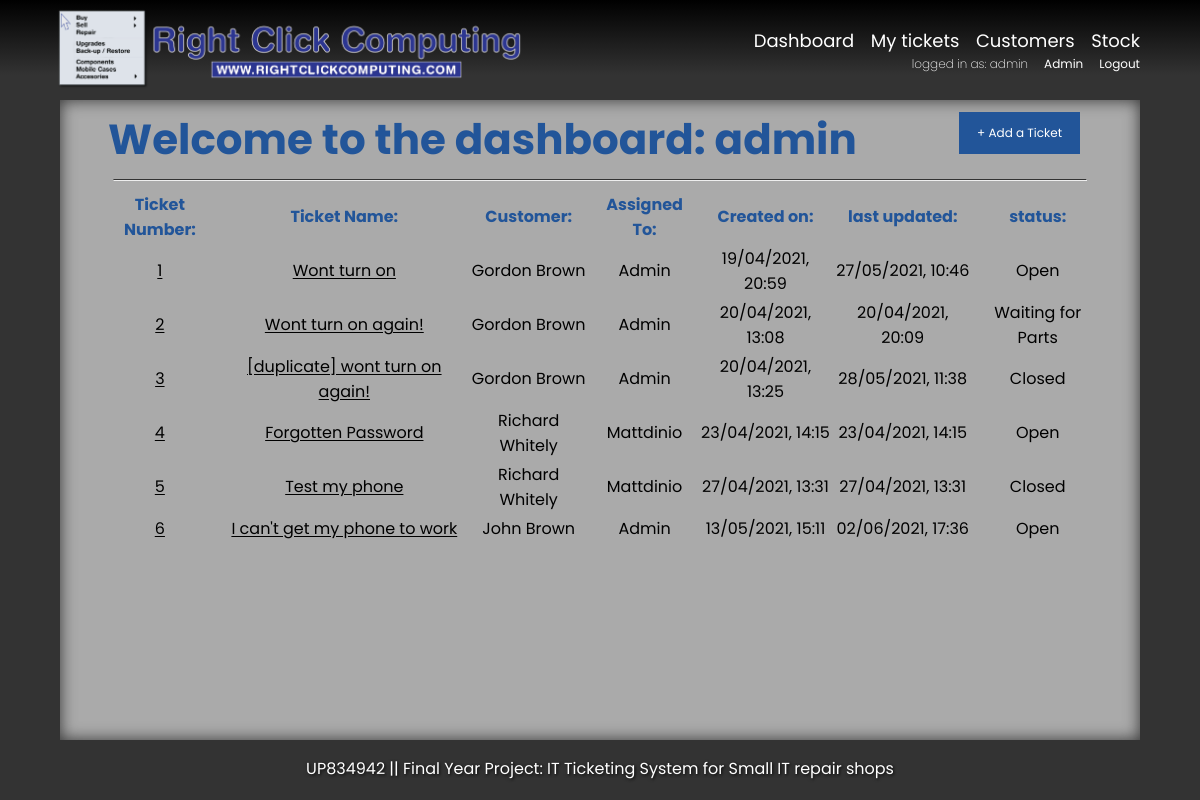
The page /dashboard/ (signed in) on the database its author committed.
### ticketingsystem/models.py (models this page shows, shortened)
class Ticket(models.Model):
    TICKET_STATUS = [('Open', 'Open'), ('Waiting on Customer', 'Waiting on Customer'), ('Waiting for Parts', 'Waiting for Parts'), ('Closed', 'Closed')]
    DEVICE_TYPES = [('Mobile Phone', 'Mobile Phone'), ('Laptop', 'Laptop'), ('Desktop', 'Desktop'), ('Games Console', 'Games Console'), ('Tablet', 'Tablet'), ('Smart device', 'Smart Device'), ('Other', 'Other')]
    ticketName = models.CharField(max_length=100, verbose_name="Ticket Name")
    deviceMake = models.CharField (max_length=30, verbose_name="Device Make")
    deviceModel = models.CharField(max_length=50, verbose_name="Device Model")
    deviceType = models.CharField(max_length=15, choices=DEVICE_TYPES, verbose_name="Device Type")
    customer = models.ForeignKey(Customer, on_delete=models.PROTECT, verbose_name="Customer")
    assigned = models.ForeignKey(User, on_delete=models.SET_NULL, null=True, blank=True, editable=True, related_name="assignedTechnician", verbose_name="Assigned")
    ticketStatus = models.CharField(max_length=30, choices=TICKET_STATUS, verbose_name="Ticket Status")
    createdDate = models.DateTimeField(auto_now_add=True, editable=False, verbose_name="Created On")
    createdBy = models.ForeignKey(User, on_delete=models.DO_NOTHING, null=True, editable=False, related_name="createdByTechnician", verbose_name="createdBy")
    lastUpdated = models.DateTimeField(auto_now=True, verbose_name="Last Update Date")
    updatedBy = models.ForeignKey(User, on_delete=models.DO_NOTHING, null=True, editable=False, related_name="updatedByTechnician", verbose_name="Updated By")
    ticketDescription = models.TextField(verbose_name="Ticket Description")
    class meta:
        ordering = ['-id']

class Customer(models.Model):
    firstName = models.CharField (max_length=50, verbose_name="First Name")
    lastName = models.CharField (max_length=50, verbose_name="Last Name")
    phoneMessage = 'Phone number must be 11 digits format \'00000000000\''
    phone_regex = RegexValidator(regex='^\\d{11}$',message=phoneMessage)
    number = models.CharField(max_length=11, validators=[phone_regex], verbose_name="Phone Number")
    email = models.EmailField(max_length = 254, blank= True, null=True, verbose_name="Email Address")
    address = models.TextField(blank=True, verbose_name="Address")
    def __str__(self):
        return self.firstName + ' ' + self.lastName

### ticketingsystem/views.py (the view)
def dashboard (request):
    tickets = Ticket.objects.all()
    ticketFilters = ticketFilter()
    context = {'ticketFilters': ticketFilter}
    return render (request, 'dashboard.html', {
       'tickets' : tickets,
    })

### ticketingsystem/templates/dashboard.html (shortened to what this page needs)
{% extends 'base.html'%}
{% block content %}
{% load static %}
{% if user.is_authenticated %}
    <link rel="stylesheet" href="{% static 'dashboard.css' %}">
    <span  id = "ticketbar">
    <h1 id = "dashTitle">Welcome to the dashboard: {{ user.get_username }}</h1>
        <a href="/dashboard/create-ticket/" class="button" title="Add a Ticket"> + Add a Ticket</a>
    </span>
    <hr>
    <div id = 'ticketTable'>
        <table id = "dashTable">
            <tr>
            <th id = 'tableHeading'>Ticket Number: </th>
            <th id = 'tableHeading'>Ticket Name: </th>
            <th id = 'tableHeading'>Customer: </th>
            <th id = 'tableHeading'>Assigned To: </th>
            <th id = 'tableHeading'>Created on: </th>
            <th id = 'tableHeading'>last updated: </th>
            <th id = 'tableHeading'>status: </th>
            </tr>
                {% for ticket in tickets %}
                    <tr>
                    <th id = 'tableContent'> <a href = "{% url 'Ticket_Detail' ticket.id %}"> {{ticket.id}}  </a></th>
                    <th id = 'tableContent'> <a href = "{% url 'Ticket_Detail' ticket.id %}">{{ticket.ticketName | capfirst}} </a>  </th>
                    <th id = 'tableContent'>{{ticket.customer | capfirst}} </th>
                    <th id = 'tableContent'>{{ticket.assigned | capfirst}} </th>
                    <th id = 'tableContent'>{{ticket.createdDate | date:"d/m/Y, H:i "}} </th>
                    <th id = 'tableContent'>{{ticket.lastUpdated | date:"d/m/Y, H:i "}} </th>
                    <th id = 'tableContent'>{{ticket.ticketStatus | capfirst}} </th>
                    </tr>
                {% endfor %}
        </table>
    </div>
{% else %}
    <h1 id = "nolog"> You are not logged in! Please login to see the dashboard </h1>
{% endif %}
{% endblock %}

### ticketingsystem/templates/base.html (shortened to what this page needs)
{% load static %}
<!doctype html>
<html lang="en">
<head>
  <link rel="stylesheet" href="{% static 'style.css' %}">
</head>
<body>
  <div id = "parent-container">
    <header id = "header">
      <div id = logoContainer>
        <a id = "logoLink" href="/"><img class = "logo" src = "/static/images/RCC.png" alt = "logo"> </a>
      </div>
      <nav id = "nav">
        {% if user.is_authenticated %}
        <ul class = "links">
          <li> <a href="/dashboard/"> Dashboard </a></li>
          <li> <a href="/my_tickets/"> My tickets </a></li>
          <li> <a href="/customer_list/"> Customers </a></li>
          <li> <a href="/stock_list/"> Stock </a></li>
        </ul>
        <div id = login-container>
          <p id = 'loggedin'> logged in as: {{ user.get_username }}</p>
          {% if user.is_staff %}
          <p id = 'admin'> <a href="/admin/"> Admin</a></p>
          {% endif %}
          <p id = 'logout'> <a href="/logout/"> Logout </a></p>
        </div>
        {% else %}
        <ul class = "links">
          <li> <a href="/login/"> Login </a></li>
        </ul>
        {% endif %}
      </nav>
  </header>
  <div id = "left-block">
  </div>
  <div id = "main-content-block", name="maincontent">
      {% block content %}{% endblock %}
    </div>
    <div id = "right-block">
    </div>
    <footer id = "footer">
      <p> UP834942 || Final Year Project: IT Ticketing System for Small IT repair shops</p>
    </footer>
    </div>
</body>
</html>

### ticketingsystem/static/style.css (style rules this page uses)
html { background-color: #333333; }
body { margin: 0em; display: block; }
#parent-container { display: grid; grid-template: auto 1fr auto / auto 1fr auto; }
#header { grid-column: 1 / 4; background-color: #000000; background-image: linear-gradient(180deg, #000000 0%, #333333 75%); display: flex; justify-content: space-between; align-items: center; }
#logoContainer { width: 40%; height: auto; padding-left: 4vw; }
.logo { display: inline-block; text-align: left; max-width:100%; max-height:100%; }
#logoLink { display:inline-block; max-width:100%; max-height:100%; }
.links { list-style: none; padding-right: 4.5vw; margin-bottom: 0em; margin-top: 0em; font-size: 1.5vw; transition: all 0.3s ease 0s; }
.links li { display: inline-block; padding: 0px .5vw; }
.button { background-color: #225599; border: none; color: white; font-family: 'Poppins', sans-serif; padding: 1.5vh 1.5vw; text-align: center; text-decoration: none; font-size: 1vw; margin: 1.5vh 5vw; margin-left:0; cursor: pointer; float: right; }
.links a { color: #FFFFFF; font-family: 'Poppins', sans-serif; text-decoration: none; text-shadow: #000000; }
#login-container { padding-right: 5vw; float:right; }
#loggedin { font-weight: 200; }
#loggedin, #logout, #admin { color: #FFFFFF; font-family: 'Poppins', sans-serif; font-size: 1vw; margin: 0; display: inline-block; padding-left: 1vw; }
#logout a, #admin a { text-decoration: none; color: #FFFFFF; }
#left-block { grid-column: 1 / 2; background-color: #333333; width: 5vw; }
#right-block { grid-column: 3 / 4; background-color: #333333; width: 5vw; }
#main-content-block { grid-column: 2 / 3; background-color: #AAAAAA; box-shadow: 0px 0px 1em #333333 inset; height: 80vh; overflow-y:auto }
#footer { grid-column: 1 / 4; background-color: #333333; color:#FFFFFF; font-family: 'Poppins', sans-serif; text-align: center; text-shadow: -0.0625em 0.0625em 0.1875em #333333, 0.0625em 0.0625em 0.1875em #000000; }
#ticketTable, #objectForm { font-family: 'Poppins', sans-serif; color: #225599; font-weight: bold; }

### ticketingsystem/static/Dashboard.css (style rules this page uses)
#ticketbar { padding-top: 1.5vh; padding-bottom: 1vh; }
#dashTitle { margin-top: 1vh; margin-bottom: 1vh; margin-left: 4vw; font-family: 'Poppins', sans-serif; font-size: clamp(25px, 3.5vw, 60px); color: #225599; float: left; border: none; }
hr { text-align: center; width: 90%; border-top: 0.1em solid #333333; }
#dashTable { width: 100%; padding-left: 3vw; padding-right: 3vw; }
#tableHeading { font-family: 'Poppins', sans-serif; color: #225599; }
#tableContent { font-family: 'Poppins', sans-serif; color: #000000; font-weight: 400; }
#tableContent a { color: #000000; text-underline-offset: 0.1em; }

### rows shown on the page
Ticket: id "1", ticketName "Wont turn on", customer "Gordon Brown", assigned "Admin", createdDate "19/04/2021, 20:59", lastUpdated "27/05/2021, 10:46", ticketStatus "Open"
Ticket: id "2", ticketName "Wont turn on again!", customer "Gordon Brown", assigned "Admin", createdDate "20/04/2021, 13:08", lastUpdated "20/04/2021, 20:09", ticketStatus "Waiting for Parts"
Ticket: id "3", ticketName "[duplicate] wont turn on again!", customer "Gordon Brown", assigned "Admin", createdDate "20/04/2021, 13:25", lastUpdated "28/05/2021, 11:38", ticketStatus "Closed"
Ticket: id "4", ticketName "Forgotten Password", customer "Richard Whitely", assigned "Mattdinio", createdDate "23/04/2021, 14:15", lastUpdated "23/04/2021, 14:15", ticketStatus "Open"
Ticket: id "5", ticketName "Test my phone", customer "Richard Whitely", assigned "Mattdinio", createdDate "27/04/2021, 13:31", lastUpdated "27/04/2021, 13:31", ticketStatus "Closed"
Ticket: id "6", ticketName "I can't get my phone to work", customer "John Brown", assigned "Admin", createdDate "13/05/2021, 15:11", lastUpdated "02/06/2021, 17:36", ticketStatus "Open"

### other values the page prints
{{ user.get_username }} "admin"
